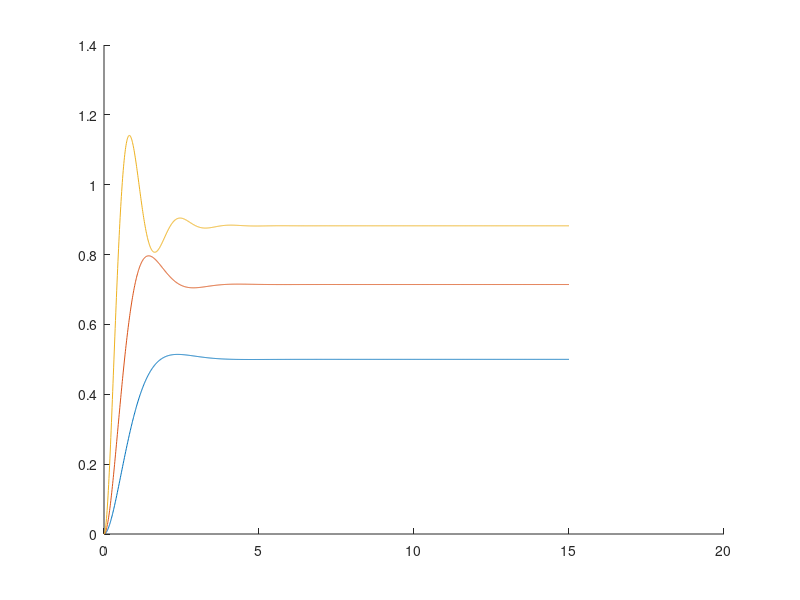

Here is the MATLAB script that generated this plot: (Note: this script raises an error after producing the figure.)
%% Introduction to PID Control
% Ogata, Modern Control Engineering, Ch. 8: PID Controllers
%
% A PID controller computes its actuating signal from the error
% $e(t)=r(t)-y(t)$ as a weighted sum of proportional, integral, and
% derivative terms:
%
% $u(t) = K_p e(t) + K_i\int_0^t e(\tau)\,d\tau + K_d\frac{de(t)}{dt}$
%
% with transfer function (often written with $K_i=K_p/T_i$,
% $K_d=K_pT_d$):
%
% $G_c(s) = K_p\left(1+\frac{1}{T_i s}+T_d s\right)$
%
% where $T_i$ is the *integral (reset) time* and $T_d$ the *derivative
% (rate) time*.

%% Plant Used Throughout This File
% $G(s) = \frac{1}{(s+1)(s+2)}$, unity feedback, step reference.
G = tf(1,conv([1 1],[1 2]));
t = 0:0.01:15;

%% Proportional (P) Control
% $G_c(s)=K_p$. Increasing $K_p$ speeds the response and reduces (but
% does not eliminate) steady-state error for a type-0 plant, at the cost
% of increased overshoot.
Kps = [2 5 15];
figure
hold on
for Kp = Kps
    T = feedback(Kp*G,1);
    [y,tt] = step(T,t);
    plot(tt,y,'DisplayName',sprintf('K_p=%d',Kp))
end
yline(1,'k--','HandleVisibility','off')
hold off
legend('Interpreter','latex','FontSize',12)
title('Proportional Control: Effect of $K_p$','Interpreter','latex','FontSize',20)
ylabel('$y(t)$','Interpreter','latex','FontSize',20)
set(get(gca, 'YLabel'), 'Rotation', 0,'HorizontalAlignment','right')
xlabel('$t$','Interpreter','latex','FontSize',20)

Kp_demo = 5;
T_p = feedback(Kp_demo*G,1);
ess_p = 1 - dcgain(T_p);
fprintf('P control (Kp=%d): steady-state error = %.4f\n', Kp_demo, ess_p)

%% Proportional-Integral (PI) Control
% $G_c(s)=K_p\left(1+\frac{1}{T_is}\right)$. The integral term adds a
% pole at the origin, making the loop type-1 and driving steady-state
% step error to zero, at the cost of a slower response and reduced phase
% margin (more oscillatory) compared to P alone.
Kp_pi = 5; Ti = 2;
Gc_pi = tf(Kp_pi*[1 1/Ti],[1 0]);
T_pi = feedback(Gc_pi*G,1);
ess_pi = 1 - dcgain(T_pi);
fprintf('PI control: steady-state error = %.6f (should be ~0)\n', ess_pi)

figure
hold on
step(T_p,t)
step(T_pi,t)
hold off
legend('P only','PI','Interpreter','latex','FontSize',14)
title('P vs. PI Control','Interpreter','latex','FontSize',20)
ylabel('$y(t)$','Interpreter','latex','FontSize',20)
set(get(gca, 'YLabel'), 'Rotation', 0,'HorizontalAlignment','right')
xlabel('$t$','Interpreter','latex','FontSize',20)

%% Proportional-Derivative (PD) Control
% $G_c(s)=K_p(1+T_ds)$. The derivative term adds phase lead, improving
% damping/reducing overshoot and speeding settling, but does not affect
% steady-state error and amplifies high-frequency measurement noise.
Kp_pd = 5; Td = 0.3;
Gc_pd = tf(Kp_pd*[Td 1],1);
T_pd = feedback(Gc_pd*G,1);

figure
hold on
step(T_p,t)
step(T_pd,t)
hold off
legend('P only','PD','Interpreter','latex','FontSize',14)
title('P vs. PD Control','Interpreter','latex','FontSize',20)
ylabel('$y(t)$','Interpreter','latex','FontSize',20)
set(get(gca, 'YLabel'), 'Rotation', 0,'HorizontalAlignment','right')
xlabel('$t$','Interpreter','latex','FontSize',20)

%% Full PID Control
% Combining all three terms gives zero steady-state error (from the
% integral action) together with good transient response (from the
% derivative action).
Kp = 5; Ti = 2; Td = 0.3;
Gc_pid = tf(Kp*[Td*Ti 1 1/Ti]*Ti/Ti,[Ti 0]); % Kp*(Td*s^2 + s + 1/Ti)/s, written via Ti
Gc_pid = tf(Kp*[Td 1 1/Ti],[1 0]);
T_pid = feedback(Gc_pid*G,1);
ess_pid = 1 - dcgain(T_pid);
fprintf('PID control: steady-state error = %.6f\n', ess_pid)

figure
hold on
step(T_p,t)
step(T_pi,t)
step(T_pd,t)
step(T_pid,t)
hold off
legend('P','PI','PD','PID','Interpreter','latex','FontSize',14)
title('Qualitative Comparison of P, PI, PD, PID Control','Interpreter','latex','FontSize',20)
ylabel('$y(t)$','Interpreter','latex','FontSize',20)
set(get(gca, 'YLabel'), 'Rotation', 0,'HorizontalAlignment','right')
xlabel('$t$','Interpreter','latex','FontSize',20)
